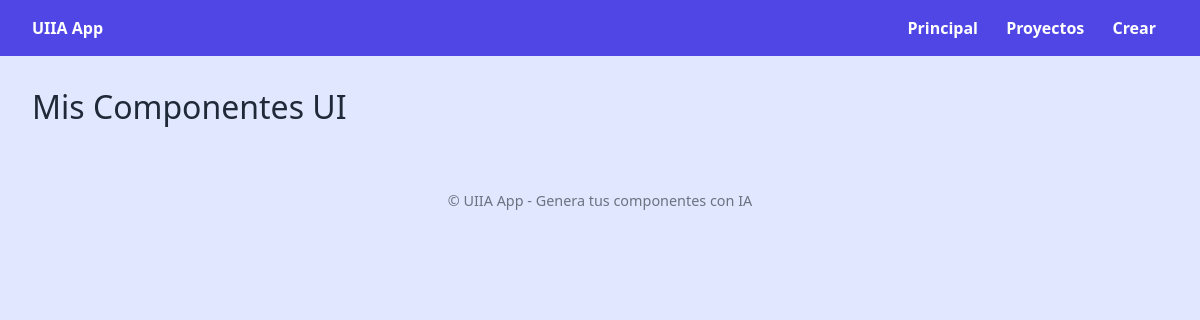
/listado/, run on an earlier commit of the app's database.
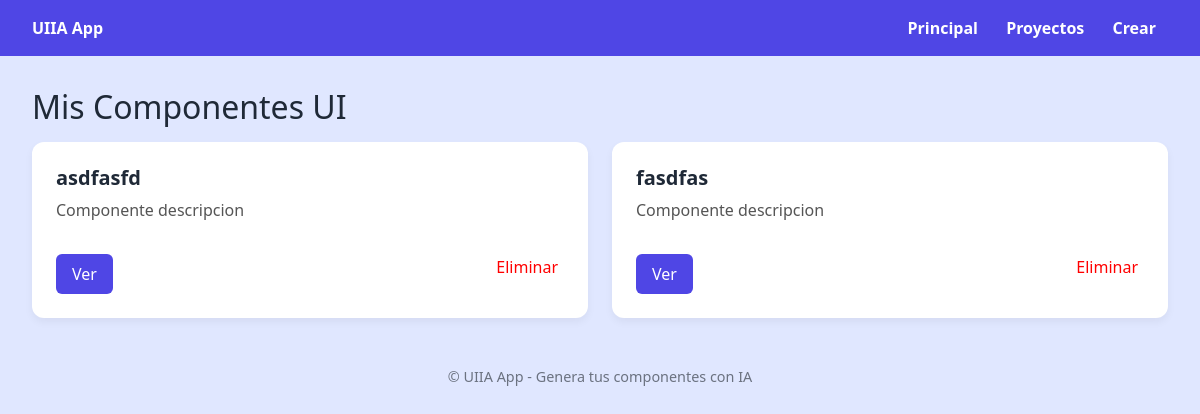
And on a later commit of the database.
### uiia/models.py (models this page shows, shortened)
class Componente(models.Model):
    nombre = models.CharField(max_length=100)
    descripcion = models.TextField(blank=True)
    prompt = models.TextField(blank=True)
    codigo_generado = models.TextField(blank=True)
    fecha_creacion = models.DateTimeField(auto_now_add=True)
    fecha_actualizacion = models.DateTimeField(auto_now=True)

### uiia/views.py (the view)
# urls.py: path('listado/', vista_principal, name="listado"),
def vista_principal(request):
    objetos = Com.objects.all()
    return render(request, "uiia/main.html", {
        'rango': range(10),
        'objetos': reversed(objetos)
    })

### uiia/templates/uiia/main.html (shortened to what this page needs)
{% extends 'base.html' %}
{% block content %}
<h1 style="font-size: 2rem; margin-bottom: 1rem;">Mis Componentes UI</h1>
{% if objetos %}
    <div style="display: grid; grid-template-columns: repeat(auto-fit, minmax(300px, 1fr)); gap: 1.5rem;">
        {% for i in objetos %}
            <div style="background: white; padding: 1.5rem; border-radius: 12px; box-shadow: 0 4px 8px rgba(0,0,0,0.05); display: flex; flex-direction: column; justify-content: space-between;">
                <h2 style="font-size: 1.25rem; font-weight: bold; margin-bottom: 0.5rem;">{{i.nombre}}</h2>
                <p style="color: #555;">{{ i.descripcion|default:"Componente descripcion"}}</p>
                <div style="margin-top: 1rem; display: flex; justify-content: space-between;">
                    <a href="{% url 'generar_componente' i.id%}" style="background-color: var(--color-primario); color: white; padding: 0.5rem 1rem; border-radius: 6px; text-decoration: none;">Ver</a>
                    <form method="POST" action="{% url 'eliminar_componente' i.id %}" style="display: inline;">
                        <button type="submit" style="background: transparent; border: none; color: red; cursor: pointer;">Eliminar</button>
                    </form>
                </div>
            </div>
        {% endfor %}
    </div>
{% else %}
    <p style="color: #666;">No se han generado componentes aún.</p>
{% endif %}
{% endblock %}

What changed in the data, as far as the page shows it:
added Componente: nombre "asdfasfd", descripcion "Componente descripcion"
added Componente: nombre "fasdfas", descripcion "Componente descripcion"
